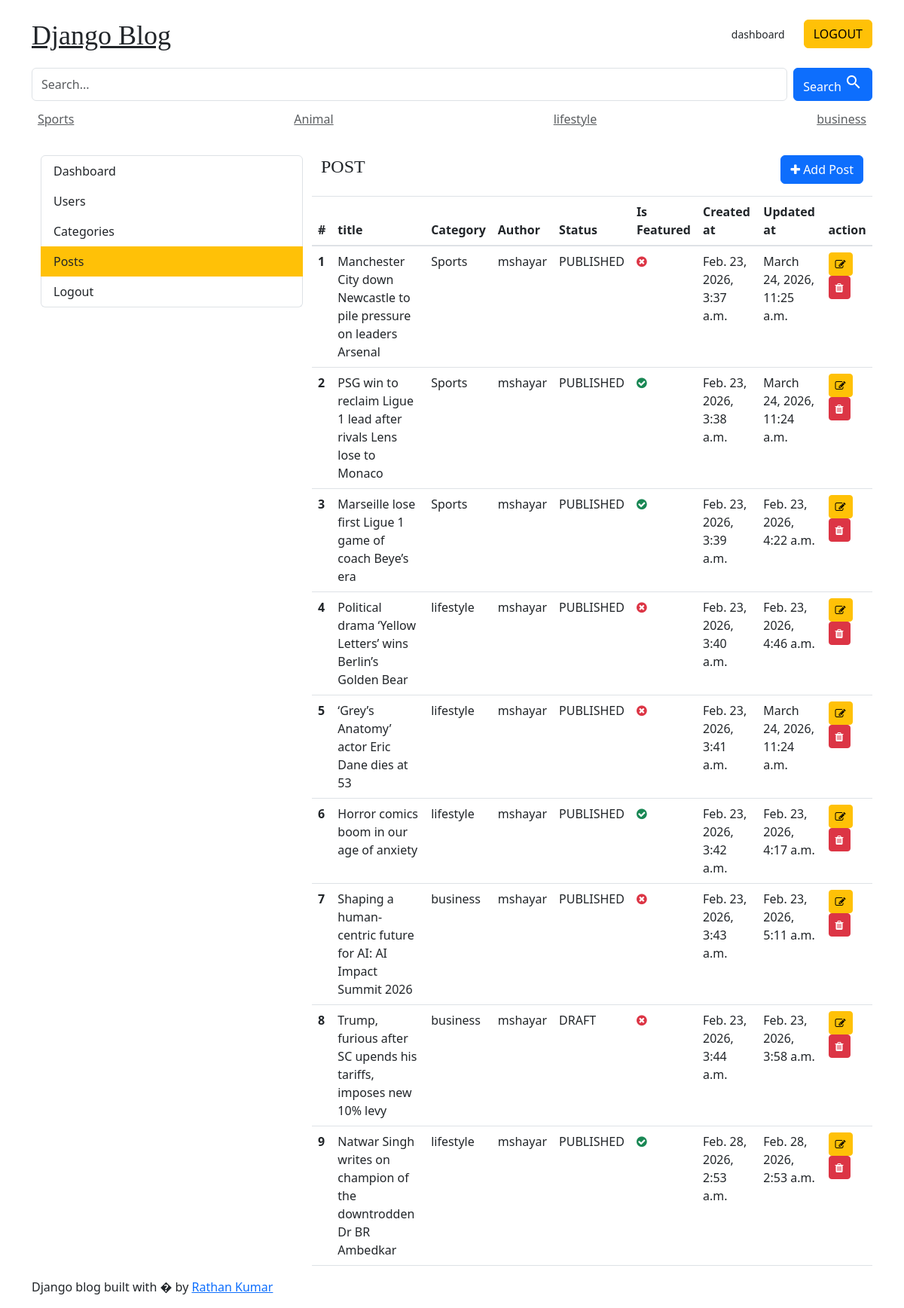
The page /dash/dash_post/ (signed in) on the database as committed earlier.
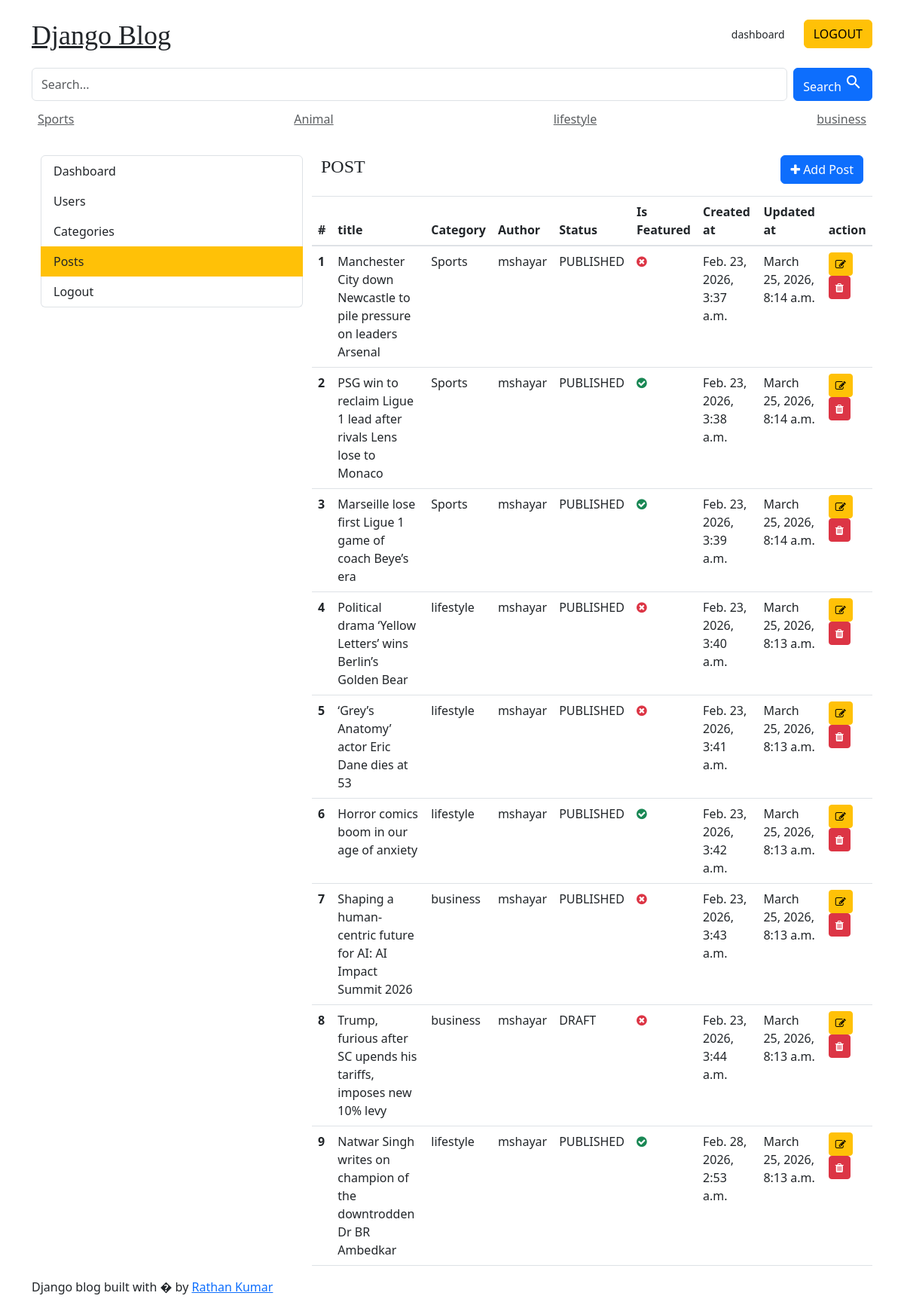
The same page on the database as committed later.
### blogs/models.py (models this page shows, shortened)
class Category(models.Model):
    category_name = models.CharField(max_length=100, unique=True)
    created_at = models.DateTimeField(auto_now_add=True)
    updated_at = models.DateTimeField(auto_now=True)
    def __str__(self):
        return self.category_name
    class Meta:
        verbose_name_plural = 'categories'

class Blog(models.Model):
    title= models.CharField(max_length=100)
    slug= models.SlugField(max_length=100 , unique = True , blank=True)
    category= models.ForeignKey(Category, on_delete=models.CASCADE)
    author= models.ForeignKey(User, on_delete=models.CASCADE)
    feature_image= models.ImageField(upload_to='uploads/%Y/%m/%d')
    short_description= models.TextField(max_length=500)
    blog_body= models.TextField(max_length=2000)
    status= models.CharField(choices=STATUS_CHOICES , default='DRAFT')
    is_featured= models.BooleanField(default=False)
    created_at= models.DateTimeField(auto_now_add=True)
    updated_at= models.DateTimeField(auto_now=True)

### dashboard/views.py (the view)
# urls.py: path('dash_post/',views.dash_post,name='dash_post'),
@login_required(login_url='login')
def dash_post(request):
    post = Blog.objects.all()
    context={
          'post':post,
    }
    return render(request, 'dashboard/dash_post.html', context)

### blogs/context_processors.py (called while the page is built)
def get_categories(request):
    categories = Category.objects.all()
    return dict(categories=categories)

def get_about_us(request):
    about_us = About.objects.first()
    return dict(about_us = about_us)

def get_follow_link(request):
    follow_link = Follow_link.objects.all()
    return dict(follow_link = follow_link)

### templates/dashboard/dash_post.html
{% extends "base.html" %}
{%block content%}
<div class="container mt-4">
    <div class="row">
{%include 'dashboard/sidebar.html'%}
        <div class="col-md-8">
            <div class="row">
<div class="d-flex justify-content-between align-items-center mb-3">
    <h4>POST</h4>
    <a href="{%url 'dash_add_post' %}" class="btn btn-primary">
        <i class="fa fa-plus"></i> Add Post
    </a>
</div>
<table class="table">
  <thead>
    <tr>
      <th scope="col">#</th>
      <th scope="col">title</th>
      <th scope="col">Category</th>
      <th scope="col">Author</th>
      <th scope="col">Status</th>
      <th scope="col">Is Featured</th>
      <th scope="col">Created at</th>
      <th scope="col">Updated at</th>
      <th scope="col">action</th>
    </tr>
  </thead>
  <tbody>
    {%for i in post %}
    <tr>
        <th scope="row">{{forloop.counter}}</th>
        <td>{{i.title}}</td>
        <td>{{i.category}}</td>
        <td>{{i.author}}</td>
        <td>{{i.status}}</td>
        <td>{%if i.is_featured %}<i class="fa fa-check-circle text-success"></i>{%else%}<i class="fa fa-times-circle text-danger"></i>{%endif%}</td>
        <td> {{i.created_at}} </td>
        <td> {{i.updated_at}} </td>
        <td>
            <a href="{%url 'dash_edit_post' i.id%}" class="btn btn-sm btn-warning">
                <i class="fa fa-edit"></i>
            </a>
            <a href=" {%url 'dash_delete_post' i.id  %} " class="btn btn-sm btn-danger">
                <i class="fa fa-trash"></i>
            </a>
        </td>
    </tr>
    {%endfor%}
  </tbody>
</table>
</div>
</div>
</div>
</div>
{%endblock%}

### templates/base.html (shortened to what this page needs)
{%load static%}
{% load crispy_forms_tags %}
<!DOCTYPE html>
<html lang="en">
<head>
    <link href="https://getbootstrap.com/docs/4.0/dist/css/bootstrap.min.css" rel="stylesheet">
    <link href="https://cdn.jsdelivr.net/npm/bootstrap@5.3.0/dist/css/bootstrap.min.css" rel="stylesheet">
    <link rel="stylesheet" href="https://cdnjs.cloudflare.com/ajax/libs/font-awesome/4.7.0/css/font-awesome.min.css">
    <link href="{% static 'css/blog.css'%}" rel="stylesheet">
</head>
<body>
    <div class="container">
        <header class="blog-header py-3">
            <div class="row flex-nowrap justify-content-between align-items-center">
                <div class="col-8 pt-1">
                    <a class="blog-header-logo text-dark" href="{% url 'home'%}">Django Blog</a>
                </div>
                <div class="col-4 d-flex justify-content-end align-items-center">
                    {% if not user.is_authenticated %}
                    <a class="btn btn-sm btn-warning" href=" {% url 'login' %} ">Login</a> &nbsp;
                    <a class="btn btn-sm btn-outline-secondary" href="{% url 'register' %}">Register</a>
                    {%else%}
                    <a class="btn btn-sm " href="{%url 'dashboard'%}">dashboard</a>
                    <a class="btn btn-warning " href="{% url 'logout' %}">LOGOUT</a>
                    {%endif%}
                </div>
            </div>
        </header>
        <div>
            <form method="GET" action="{%url 'search'%}" class="d-flex">
                <input class="form-control me-2" type="search" name="keyword" placeholder="Search..."
                    aria-label="Search">
                <button class="btn btn-primary" type="submit">
                    Search
                    <i class="material-icons">&#xe8b6;</i>
                </button>
            </form>
        </div>
        <div class="nav-scroller py-1 mb-2">
            <nav class="nav d-flex justify-content-between">
                {%for i in categories %}
                <a class="p-2 text-muted" href="{%url 'post_by_category' i.id%}">{{i.category_name}}</a>
                {% endfor %}
            </nav>
        </div>
        {%block content%}
        {%endblock%}
        <footer class="blog-footer">
            <p>Django blog built with � by <a href="#">Rathan Kumar</a></p>
        </footer>
</body>
</html>

### templates/dashboard/sidebar.html
        <div class="col-md-4">
            <div class="list-group">
                <a href="{% url 'dashboard' %}" class="list-group-item list-group-item-action {%if '/dashboard/' in request.path %}bg-warning border-warning{%endif%}">Dashboard</a>
                {%if perms.auth.view_user%}
                    <a href="{%url 'users'%}" class="list-group-item list-group-item-action {%if '/users/' in request.path %}bg-warning border-warning{%endif%}">Users</a>
                {%endif%}
                <a href="{%url 'dashboard_category'%}" class="list-group-item list-group-item-action {%if '/dashboard_category/' in request.path %}bg-warning border-warning{%endif%}">Categories</a>
                <a href="{%url 'dash_post'%}" class="list-group-item list-group-item-action {%if '/dash_post/' in request.path %}bg-warning border-warning{%endif%} ">Posts</a>
                <a href="{%url 'dash_logout'%}" class="list-group-item list-group-item-action">Logout</a>
            </div>
        </div>

### blog_main/static/css/blog.css (style rules this page uses)
.blog-header-logo { font-family: "Playfair Display", Georgia, "Times New Roman", serif; font-size: 2.25rem; }
h1, h2, h3, h4, h5, h6 { font-family: "Playfair Display", Georgia, "Times New Roman", serif; }

Rows that differ between the two databases and show on the page:
changed Blog "Manchester City down Newcastle to pile pressure on leaders Arsenal": updated_at "March 24, 2026, 11:25 a.m." → "March 25, 2026, 8:14 a.m."
changed Blog "PSG win to reclaim Ligue 1 lead after rivals Lens lose to Monaco": updated_at "March 24, 2026, 11:24 a.m." → "March 25, 2026, 8:14 a.m."
changed Blog "Marseille lose first Ligue 1 game of coach Beye’s era": updated_at "Feb. 23, 2026, 4:22 a.m." → "March 25, 2026, 8:14 a.m."
changed Blog "Political drama ‘Yellow Letters’ wins Berlin’s Golden Bear": updated_at "Feb. 23, 2026, 4:46 a.m." → "March 25, 2026, 8:13 a.m."
changed Blog "‘Grey’s Anatomy’ actor Eric Dane dies at 53": updated_at "March 24, 2026, 11:24 a.m." → "March 25, 2026, 8:13 a.m."
changed Blog "Horror comics boom in our age of anxiety": updated_at "Feb. 23, 2026, 4:17 a.m." → "March 25, 2026, 8:13 a.m."
changed Blog "Shaping a human-centric future for AI: AI Impact Summit 2026": updated_at "Feb. 23, 2026, 5:11 a.m." → "March 25, 2026, 8:13 a.m."
changed Blog "Trump, furious after SC upends his tariffs, imposes new 10% levy": updated_at "Feb. 23, 2026, 3:58 a.m." → "March 25, 2026, 8:13 a.m."
changed Blog "Natwar Singh writes on champion of the downtrodden Dr BR Ambedkar": updated_at "Feb. 28, 2026, 2:53 a.m." → "March 25, 2026, 8:13 a.m."
